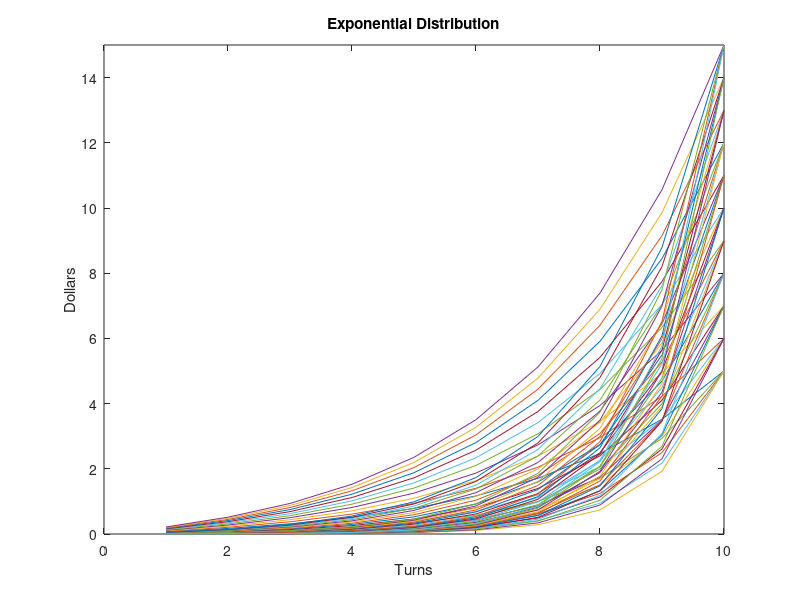

The MATLAB script that drew this image: (Note: this script raises an error after producing the figure.)
clear all 
close all
clc

%% Distributions

% Selected parameters

X0= 0; % Start value
N = 10; % Number of turns 
Final_Values = [5,6,7,8,9,10,11,12,13,14,15]; % Cost at final turn
alphas = [1.4, 1.7, 2.0, 2.3, 2.6]; % Growth Factors

Distributions = []; % Preallocate

for aa = 1:length(alphas) % Choose growth factor

for jj = 1:length(Final_Values) % Choose final value

Xn= Final_Values(jj); % Final value
alpha = alphas(aa); % Growth Factor 

denom = [];
for ii = 1:(N-1)
    saveme = (alpha^ii);
    denom = [denom, saveme]; % The equation has a recursive element...
end

m = (Xn - (X0*(alpha^N)))/(sum(denom)+1); % m is the linear normalizing factor which constrains the function to the starting point 0.

Exponential_Curve = [];

for ii = 1:N;
Xk = (X0)*(alpha^ii) + m*(sum(denom(1:(ii-1)))+1); % This is the guiding equation. Xk selects a turn
Exponential_Curve = [Exponential_Curve, Xk];
end

Distributions = [Distributions; Exponential_Curve]; 

end
end


%% Figures


figure

for kk = 1:length(Distributions)
  
    X = [1:N];
    plot(X,Distributions(kk,:));
    xlabel('Turns')
    ylabel('Dollars')
    title('Exponential Distribution')
    ylim([0 Final_Values(jj)])
    
    hold on
end

%% Export

name = 'Exponentials.csv'
writematrix(Distributions, name); % Save as csv file
